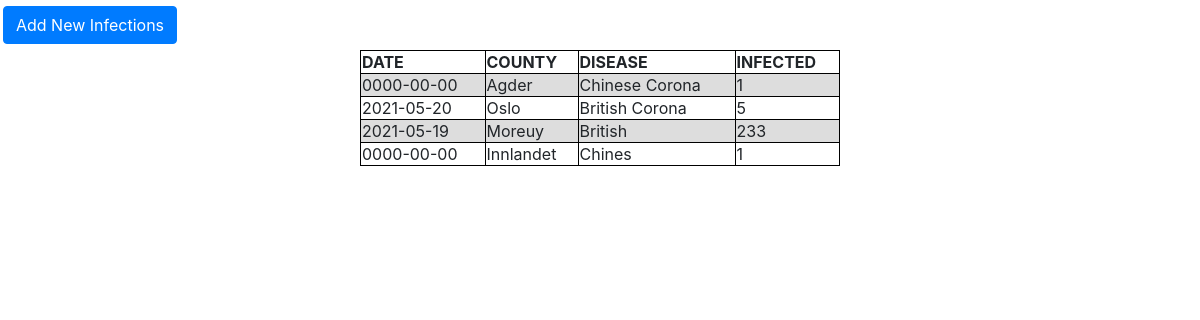
The page / on the database its author committed.
### tables this page shows
CREATE TABLE IF NOT EXISTS `crud` (
  `id` int(100) NOT NULL AUTO_INCREMENT,
  `date` date NOT NULL,
  `county` varchar(50) NOT NULL,
  `sickness` varchar(100) NOT NULL,
  `number` int(11) NOT NULL,
  PRIMARY KEY (`id`)
);

### index.php (the view, shortened to what this page needs)
<?php
include_once("config.php");
$result = mysqli_query($mysqli, "SELECT * FROM crud ORDER BY id DESC");
?>
<html>
<head>
    <link rel="stylesheet" href="style.css">
    <link rel="stylesheet" href="https://maxcdn.bootstrapcdn.com/bootstrap/4.0.0/css/bootstrap.min.css">
</head>
<body>
 <div class="button-container-div">
      <a class="btn btn-primary" href="add.php" role="button">Add New Infections </a>
    </div>
    <table style="width:40%" align="center">
    <tr>
        <th>DATE</th>
        <th>COUNTY</th>
        <th>DISEASE  </th>
         <th>INFECTED</th>
    </tr>
    <?php
    while($crud_data = mysqli_fetch_array($result)) {
        echo "<tr>";
        echo "<td>".$crud_data['date']."</td>";
        echo "<td>".$crud_data['county']."</td>";
        echo "<td>".$crud_data['sickness']."</td>";
         echo "<td>".$crud_data['number']."</td>";
    }
    ?>
    </table>
</body>
</html>

### style.css (style rules this page uses)
body { font-size: 19px; background-color: skyblue; }
table, th, td { border: 1px solid black; border-collapse: collapse; }
tr:nth-child(even) { background-color: #dddddd; }

### index.php (style rules this page uses)
.button-container-div { width: 180px; height: 50px; display: flex; justify-content: center; align-items: center; }
table, th, td { border: 1px solid black; border-collapse: collapse; }

### rows shown on the page
crud: date "0000-00-00", county "Agder", sickness "Chinese Corona", number "1"
crud: date "2021-05-20", county "Oslo", sickness "British Corona", number "5"
crud: date "2021-05-19", county "Moreuy", sickness "British", number "233"
crud: date "0000-00-00", county "Innlandet", sickness "Chines", number "1"
